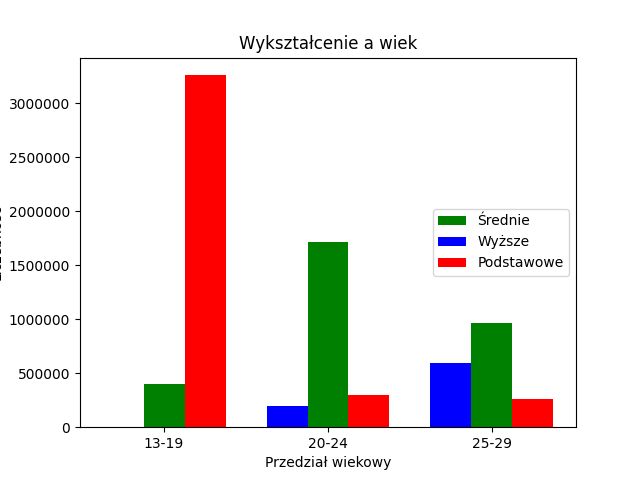

Generate this figure with Python:
import numpy as np
import pandas as pd
import matplotlib.pyplot as plt

dane = pd.read_csv('wyksz.csv')
wyzsze = dane[dane["Wykształcenie"] == "wyższe"]
sred = dane[dane["Wykształcenie"] == "średnie"]
podst = dane[dane["Wykształcenie"] == "podstawowe"]
x = np.arange(0, len(wyzsze))
plt.bar(x, sred['Liczebność'], width=0.25, label="Średnie", color='green')
plt.bar(x-0.25, wyzsze['Liczebność'], width=0.25, label="Wyższe", color='blue')
plt.bar(x+0.25, podst['Liczebność'], width=0.25, label="Podstawowe", color='red')
plt.legend(loc=7)
plt.title("Wykształcenie a wiek")
plt.ticklabel_format(style='plain')
plt.xlabel('Przedział wiekowy')
plt.ylabel('Liczebność')
plt.xticks(x, sred['Wiek'])
plt.savefig("zad3.png", format='png')
plt.show()
